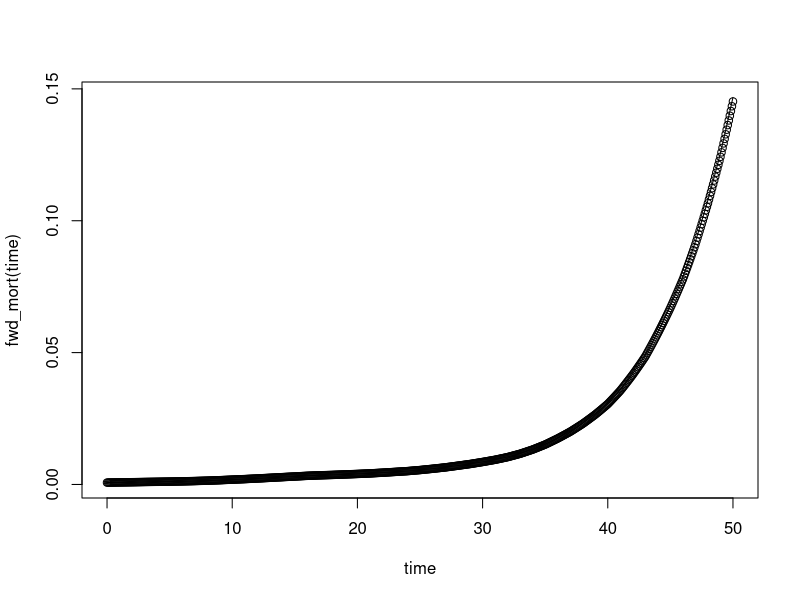
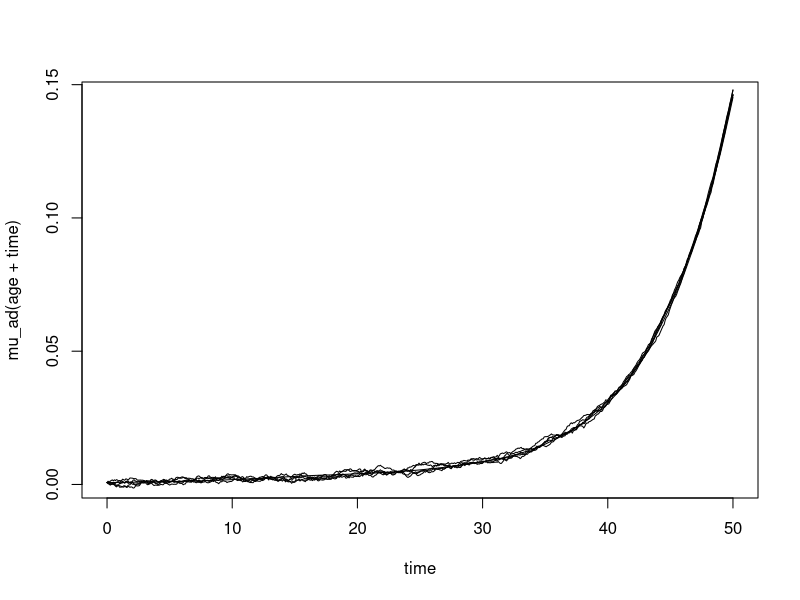

Generate these figures, in order, with R:


rm(list = ls())




############  DETERMINISTIC VS STOCHASTIC MORTALITY IN SURVIVAL MODEL ############ 




#### initialize

age <- 40
sex <- 1
projection_years <- 50
dt <- 1 / 12
time <- seq(0, projection_years, by = dt)
n_time <- length(time)







#### fsa mortality model

benchmarkFT <- read.table("data/Benchmark_doedelighed2012.csv", header = T, sep = ';', dec = '.')
benchmarkR  <- read.table("data/Benchmark_levetidsforbedringer2012.csv", header = T, sep = ';', dec = '.')

femaleR  <- approxfun(benchmarkR$Alder, benchmarkR$Kvinder)
femaleMu <- approxfun(benchmarkFT$Alder, benchmarkFT$Kvinder)
maleR  <- approxfun(benchmarkR$Alder, benchmarkR$Maend)
maleMu <- approxfun(benchmarkFT$Alder, benchmarkFT$Maend)

mu_fsa <- function(age, time, sex) {
  
  if (sex == 1) {
    
    res <- maleMu(age + time) * (1 - maleR(age + time)) ^ time
    
  } else if (sex == 0) {
    
    res <- femaleMu(age + time) * (1 - femaleR(age + time)) ^ time
    
  }  
  
  return(res)
  
}

mu_ad <- approxfun(age + time, mu_fsa(age, time, sex))



#### stochastic mortality model: dmu(t) = (b(t) - beta * mu) * dt + sigma * dW(t)


beta <- function(t) 0.5
sigma <- function(t) 0.001

a <- function(t) sigma(t) ^ 2
alpha <- function(t) 0
gamma <- function(t) 1
c <- 0




## Calibrate b(t) to fsa mortality

library(numDeriv)

# determine b function based on 24.47 in Björk
g <- function(t, beta, sigma) sigma(t) ^ 2 / (2 * beta(t) ^ 2) * (1 - exp(-beta(t) * t)) ^ 2
g_diff <- function(t, beta, sigma) sigma(t) ^ 2 / beta(t) * (1 - exp(-beta(t) * t)) * exp(-beta(t) * t)

mu_ad <- approxfun(c(age - 1, age + time), c(mu_ad(age), sapply(time, function(i) mu_ad(age + i)))) # for grad function from numDeriv to work
b_vector <- rep(NA, (n_time - 1))
for (i in 1:(n_time - 1)) {
  b_vector[i] <- grad(function(x) mu_ad(x), age + time[i]) + g_diff(time[i], beta, sigma) + beta(time(i)) * (mu_ad(age + time[i]) + g(time[i], beta, sigma))
}

b <- approxfun(time, c(b_vector, tail(b_vector, 1)))



#### solve 5.2.3 and 5.2.5

result_phi <- rep(NA, n_time)
result_psi <- rep(NA, n_time)
result_A <- rep(NA, n_time)
result_B <- rep(NA, n_time)



#### differential functions



diff_phi <- function(s, psi, a, b, c) {
  
  -1 / 2 * psi %*% a(s) %*% psi + b(s) %*% psi + sum(c)
  
}

diff_psi <- function(s, psi, alpha, beta, gamma) {
  
  1 / 2 * psi %*% alpha(s) %*% psi + beta(s) %*% psi - gamma(s)
  
}

diff_A <- function(s, B, psi, a, b) {
  
  psi %*% a(s) %*% B - b(s) %*% B
  
}

diff_B <- function(s, B, psi, alpha, beta) {
  
  psi %*% alpha(s) %*% B + beta(s) %*% B
  
}


f_phi <- function(s, psi) diff_phi(s, psi, a = a, b = b, c = c)
f_psi <- function(s, psi) diff_psi(s, psi, alpha = alpha, beta = beta, gamma = gamma)

for (k in n_time:2) {
  
  # boundaries dependent on u
  
  u <- time[k]
  
  result_phi[n_time] <- 0
  result_psi[n_time] <- 0
  
  result_A[n_time] <- 0
  result_B[n_time] <- gamma(u)
  
  
  for (i in n_time:(n_time - k + 2)){
    
    index_time <- i - (n_time - k)
    s <- time[index_time]
    
    ## 5.2.3
    
    phi_temp <- result_phi[i]
    psi_temp <- result_psi[i]
    
    F1_phi <- f_phi(s, psi_temp) # psi is correct, since phi is not in diff_phi
    F1_psi <- f_psi(s, psi_temp)
    
    result_phi[i - 1] <- phi_temp - dt * F1_phi
    result_psi[i - 1] <- psi_temp - dt * F1_psi
    
    ## 5.2.5
    
    f_A <- function(s, B) diff_A(s, B, psi = psi_temp, a = a, b = b)
    f_B <- function(s, B) diff_B(s, B, psi = psi_temp, alpha = alpha, beta = beta)
    
    A_temp <- result_A[i]
    B_temp <- result_B[i]
    
    F1_A <- f_A(s, B_temp) # B is correct, since A is not in diff_A
    F1_B <- f_B(s, B_temp)
    
    result_A[i - 1] <- A_temp - dt * F1_A
    result_B[i - 1] <- B_temp - dt * F1_B
    
    
  }
  
  if ( i != n_time ) {
    
    index <- i:n_time
    
    result_phi[index] <- NA
    result_psi[index] <- NA
    result_A[index] <- NA
    result_B[index] <- NA
    
  }
  
  
}


result_phi <- rev(result_phi)
result_psi <- rev(result_psi)
result_A <- rev(result_A)
result_B <- rev(result_B)

mu_0 <- mu_ad(age)

A <- approxfun(time, result_A)
B <- approxfun(time, result_B)
fwd_mort <- function(s) A(s) + mu_0 * B(s) 

plot(time, fwd_mort(time), type = 'l')
points(time, mu_ad(age + time))





#### simulate mortality model


n_sim <- 5
mu_paths <- matrix(NA, n_time, n_sim)
mu_paths[1, ] <- mu_0

for (k in 1:n_sim) {
  for (i in 2:n_time) {
    dmu <- (b(time[i]) - beta(time[k]) * mu_paths[i - 1, k]) * dt + sigma(time[k]) * sqrt(dt) * rnorm(1,0,1)
    mu_paths[i, k] <- mu_paths[i - 1, k] + dmu
  }
  
  
}







#### deterministic mortality vs stochastic mortality

plot(time, mu_ad(age + time), type = 'l')
for (i in 1:n_sim) {
  points(time, mu_paths[, i], type = 'l')
}  



